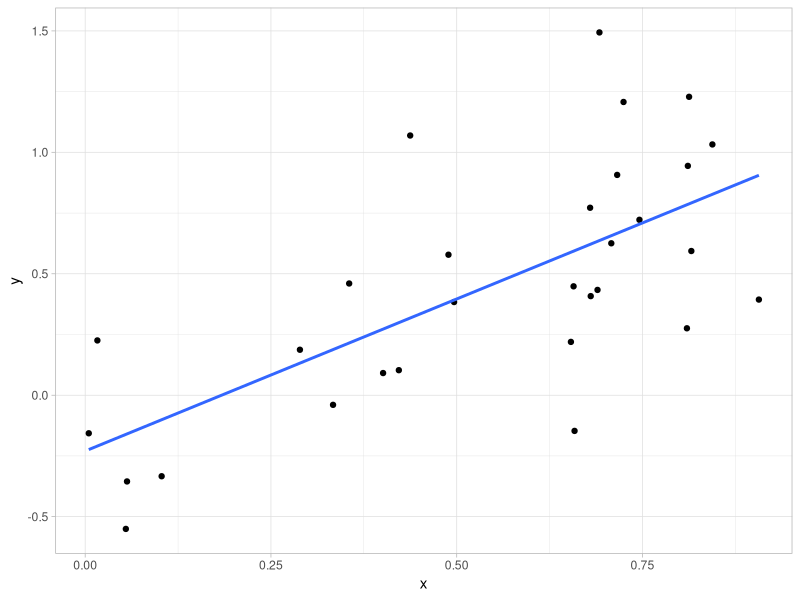
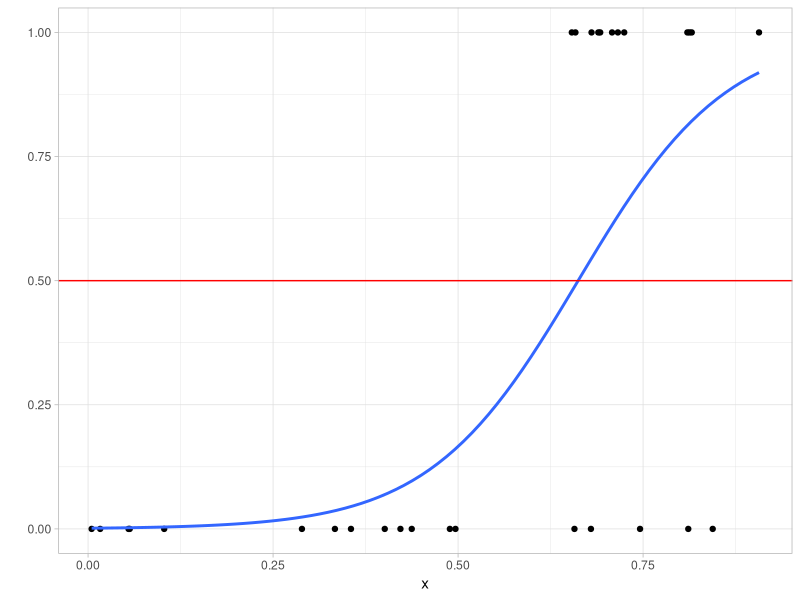
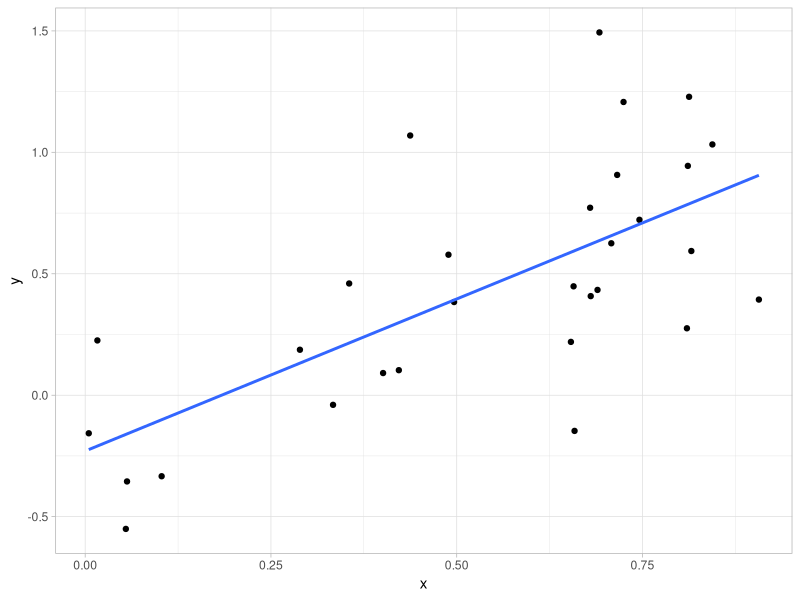
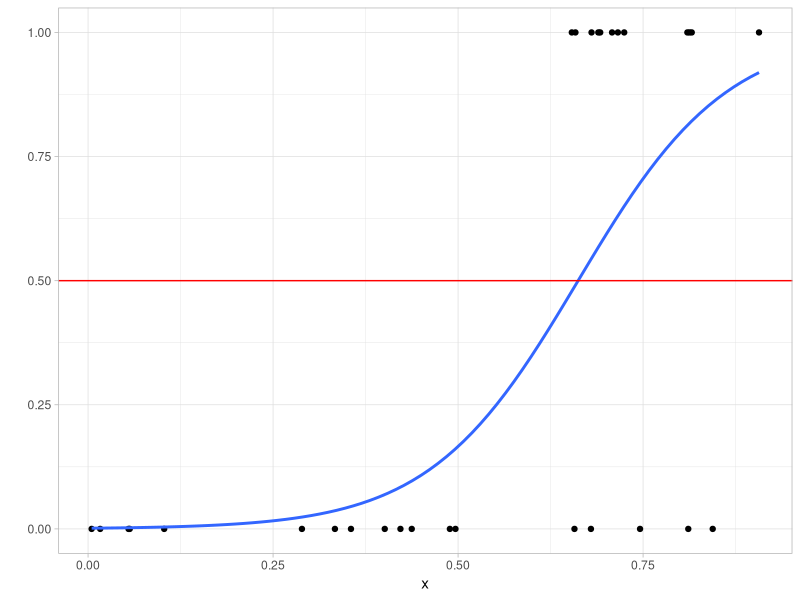

Source code (R) for these figures, in order:
library(ggplot2)
library(dplyr)

# lm
set.seed(20231013)
plot_data <- data.frame(x = runif(30)) |> 
  mutate(y = x + rnorm(30, 0, 0.5))
ggplot(plot_data, aes(x = x, y = y)) +
  geom_point() +
  geom_smooth(method = "lm", se = FALSE) +
  theme_light()
ggsave("slides/images/lasso_01.png", width = 4, height = 4, units = "in")

# glm
set.seed(20231013)
plot_data <- data.frame(x = sort(runif(30)),
                        y = c(rbinom(15, size = 1, prob = 0.2),
                              rbinom(15, size = 1, prob = 0.8)))
ggplot(plot_data, aes(x = x, y = y)) +
  geom_point() +
  geom_smooth(method = "glm", 
              method.args = list(family = "binomial"), 
              se = FALSE) +
  geom_hline(yintercept = 0.5, colour = "red") +
  labs(y = "") +
  theme_light()
ggsave("slides/images/lasso_02.png", width = 4, height = 4, units = "in")